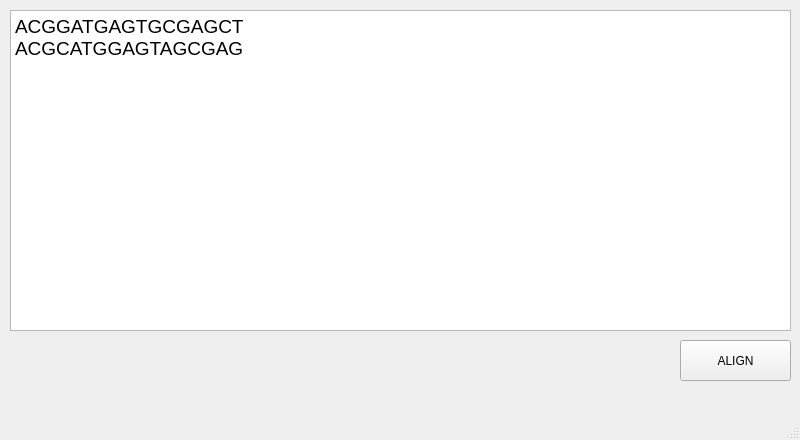
<?xml version="1.0" encoding="UTF-8"?>
<ui version="4.0">
 <class>MainWindow</class>
 <widget class="QMainWindow" name="MainWindow">
  <property name="geometry">
   <rect>
    <x>0</x>
    <y>0</y>
    <width>800</width>
    <height>440</height>
   </rect>
  </property>
  <property name="windowTitle">
   <string>MainWindow</string>
  </property>
  <widget class="QWidget" name="centralwidget">
   <widget class="QTextEdit" name="textEdit_sequence">
    <property name="geometry">
     <rect>
      <x>10</x>
      <y>10</y>
      <width>781</width>
      <height>321</height>
     </rect>
    </property>
    <property name="html">
     <string>&lt;!DOCTYPE HTML PUBLIC &quot;-//W3C//DTD HTML 4.0//EN&quot; &quot;http://www.w3.org/TR/REC-html40/strict.dtd&quot;&gt;
&lt;html&gt;&lt;head&gt;&lt;meta name=&quot;qrichtext&quot; content=&quot;1&quot; /&gt;&lt;meta charset=&quot;utf-8&quot; /&gt;&lt;style type=&quot;text/css&quot;&gt;
p, li { white-space: pre-wrap; }
hr { height: 1px; border-width: 0; }
&lt;/style&gt;&lt;/head&gt;&lt;body style=&quot; font-family:'Segoe UI'; font-size:9pt; font-weight:400; font-style:normal;&quot;&gt;
&lt;p style=&quot; margin-top:12px; margin-bottom:12px; margin-left:0px; margin-right:0px; -qt-block-indent:0; text-indent:0px;&quot;&gt;&lt;span style=&quot; font-family:'Courier New'; font-size:14pt;&quot;&gt;ACGGATGAGTGCGAGCT&lt;br /&gt;ACGCATGGAGTAGCGAG&lt;/span&gt;&lt;/p&gt;&lt;/body&gt;&lt;/html&gt;</string>
    </property>
   </widget>
   <widget class="QPushButton" name="pushButton_align">
    <property name="geometry">
     <rect>
      <x>680</x>
      <y>340</y>
      <width>111</width>
      <height>41</height>
     </rect>
    </property>
    <property name="text">
     <string>ALIGN</string>
    </property>
   </widget>
  </widget>
  <widget class="QMenuBar" name="menubar">
   <property name="geometry">
    <rect>
     <x>0</x>
     <y>0</y>
     <width>800</width>
     <height>22</height>
    </rect>
   </property>
  </widget>
  <widget class="QStatusBar" name="statusbar"/>
 </widget>
 <resources/>
 <connections/>
</ui>
